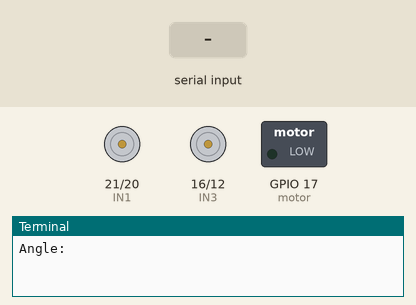
This program was run on a simulated Raspberry Pi (BCM pin numbers). Parts: motor-driver pin pairs drawn as motors (green arrow = first pin HIGH = forward, orange = second pin HIGH = backward, longer = more drive, scaled by the enable pin), switched loads named in the program (green lamp = pin HIGH), the last lines printed to the terminal. The inputs (shaded band) are chosen by the test bench. At 3.0 s the program stops and its outputs stay as they are.

Above: at 1.2 s.
1.3 s: "1" typed at the terminal, then Enter
2.8 s: "2" typed at the terminal, then Enter
At 2.89 s:
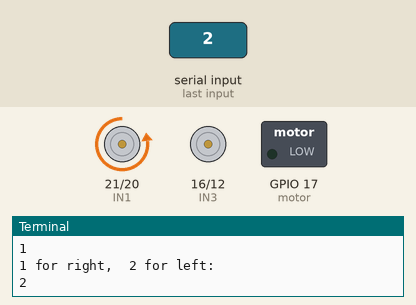
Timing chart, 0 to 4.5 s (numbered marks = the images above; inputs shaded):
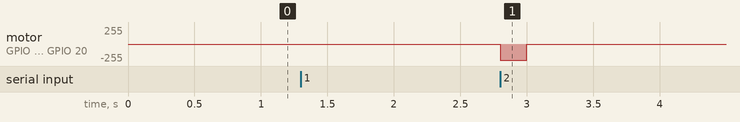

The program:

PWM_Angle.py
```python
import RPi.GPIO as GPIO
import time

GPIO.setmode(GPIO.BCM)

IN1 = 21
IN2 = 20
IN3 = 16
IN4 = 12
ENA = 24
ENB = 23
motor = 17

GPIO.setup([IN1, IN2, IN3, IN4, ENA, ENB, motor], GPIO.OUT)

pwmA = GPIO.PWM(ENA, 255)
pwmB = GPIO.PWM(ENB, 255)

pwmA.start(90)
pwmB.start(90)

def forward():
    GPIO.output(IN1, GPIO.HIGH)
    GPIO.output(IN2, GPIO.LOW)
    GPIO.output(IN3, GPIO.HIGH)
    GPIO.output(IN4, GPIO.LOW)

def reverse():
    GPIO.output(IN1, GPIO.LOW)
    GPIO.output(IN2, GPIO.HIGH)
    GPIO.output(IN3, GPIO.LOW)
    GPIO.output(IN4, GPIO.HIGH)

def stop():
    GPIO.output(IN1, GPIO.LOW)
    GPIO.output(IN2, GPIO.LOW)
    GPIO.output(IN3, GPIO.LOW)
    GPIO.output(IN4, GPIO.LOW)

def right():
    GPIO.output(IN1, GPIO.HIGH)
    GPIO.output(IN2, GPIO.LOW)
    GPIO.output(IN3, GPIO.LOW)
    GPIO.output(IN4, GPIO.HIGH)
    pwmA.ChangeDutyCycle(0)
    pwmB.ChangeDutyCycle(95)

def left():
    GPIO.output(IN1, GPIO.LOW)
    GPIO.output(IN2, GPIO.HIGH)
    GPIO.output(IN3, GPIO.HIGH)
    GPIO.output(IN4, GPIO.LOW)
    pwmB.ChangeDutyCycle(0)
    pwmA.ChangeDutyCycle(95)

def angle():
    angle=float(input("Angle: "))
    delay=7.53*10**-3*angle+0.19
    return delay

def rotation():
    choice=input("1 for right,  2 for left: ")
    if choice== "1":
        return 1
    elif choice == "2":
        return 2


delay=angle()
choice=rotation()

if choice == 1:
    right()
else:
    left()


time.sleep(delay)
stop()
```

Measured:
- after the input at 2.8 s, motor on GPIO 21 (IN1) / GPIO 20 (IN2): stopped → backward 242/255 at once, → stopped 0.20 s later
